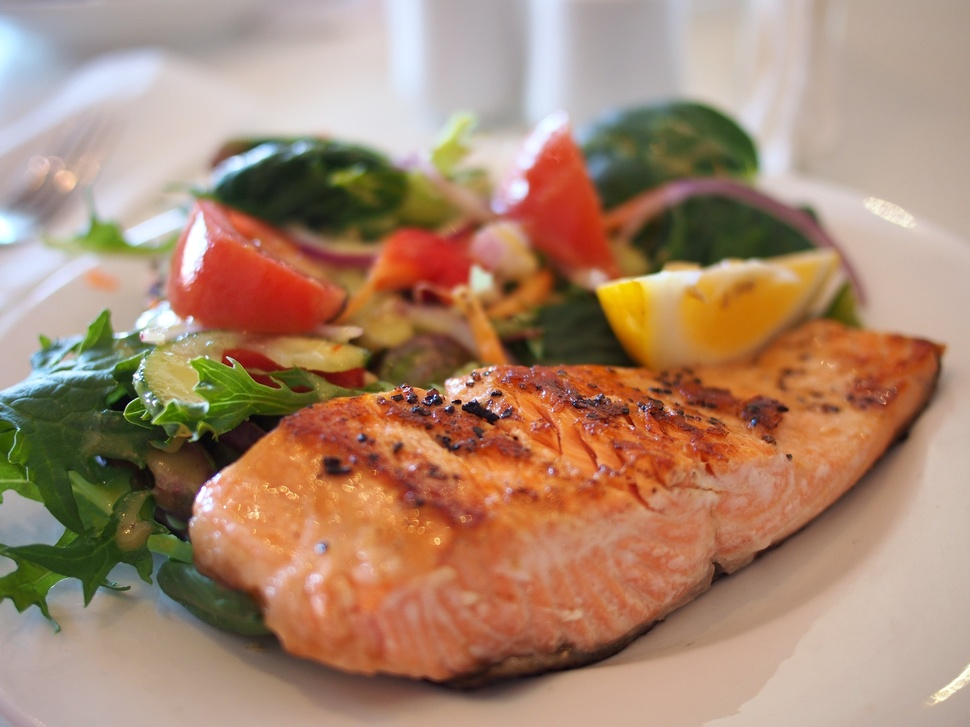
%> input picture pic2.jpg, 970 x 727 px, shrunk from 3200 x 2400 before the run
$ octave image_pro.m   (GNU Octave 9; MATLAB toolbox functions it lacks are replaced by stand-ins)
%> lines starting %> are read from the running program, lines starting %| are printed output that depends on the picture
I3=imread('pic2.jpg');
%> I3 is the input picture: size 727x970x3 uint8; mean R, G, B 168.3, 134.6, 111
% [14 lines of commented-out code are left out]
A1=imread('chips.png');
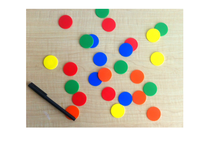
%> input picture chips.png, 210 x 147 px, shrunk from 692 x 484 before the run
%> A1 is the input picture: size 147x210x3 uint8; mean R, G, B 214.6, 205.5, 190.3
imshow(A1);
%A2=rgb2gray(A1);
%figure
%imshow(A2);
d=imdistline;
delete (d)
[centersDark,radiiDark]=imfindcircles(A1,[20 28],'ObjectPolarity','dark',...
'Sensitivity',0.97);
%> centersDark = [78.81 99.48]; radiiDark = 21.86
[centersBright,radiiBright]=imfindcircles(A1,[20 28],'ObjectPolarity','bright',...
'Sensitivity',0.97);
%> centersBright = [109.2 71.69; 18.59 93.25]; radiiBright = [21.25; 20]
viscircles(centersDark,radiiDark,'Color','cyan');
viscircles(centersBright,radiiBright,'Linestyle','--');
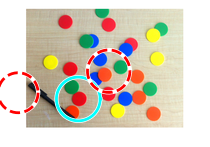
%> figure redrawn from the program's plot data
